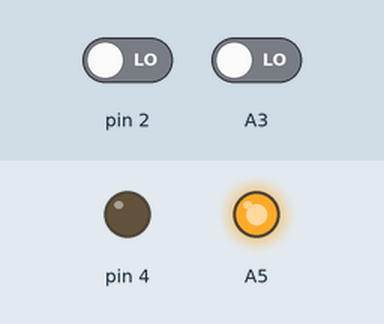
Simulated run of this program. Board: Arduino Nano, built with avr-gcc and run on an emulated ATmega328P. Shown: output pins drawn as LEDs (lit = HIGH). Inputs (shaded band) come from the test bench; at power-on: pin 2 LOW, A3 LOW.

Above: at 1.02 s.
1.3 s: pin 2 driven HIGH
4.3 s: pin 2 driven LOW
At 7.06 s:
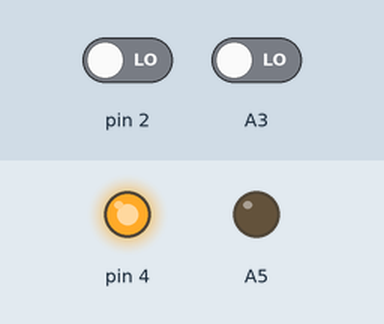
7.3 s: A3 driven HIGH
Timing chart, 0 to 10.8 s (numbered marks = the images above; inputs shaded):
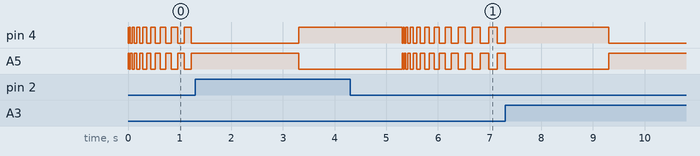

Measured:
- after the input at 4.3 s, pin 4: HIGH → LOW after 1.0 s, then repeats every 0.06 s: HIGH 0.02 s, LOW 0.03 s; A5: LOW → HIGH after 1.0 s, then repeats every 0.06 s: LOW 0.02 s, HIGH 0.03 s

The program:

main.cpp
```cpp
#include <Arduino.h>
#include "Player.h"

uint16_t toggle_delay = 0;

enum class State : uint8_t { RESET, GET_READY, PLAY, STOP };

State state;

Player player1(A3,  A5);
Player player2(DD2, DD4);

void reset() {
    player1.lightOn();
    player2.lightOff();
    toggle_delay = 0;
    state = State::GET_READY;
}

void getReady() {

         if (player1.pressed()) { player1.lightOff(); player2.lightOn(); state = State::STOP; }
    else if (player2.pressed()) { player2.lightOff(); player1.lightOn(); state = State::STOP; }

    static bool     off     = false;
    static bool     flashed = false;
    static uint32_t last    = millis();
           uint32_t now     = millis();

    if (toggle_delay < 224) {

        if (now - last < toggle_delay) return;

        player1.toggle();
        player2.toggle();
        toggle_delay += 8;
        last = now;
        return;

    }

    if (now - last < toggle_delay) {
        if (!off) {
            player1.lightOff();
            player2.lightOff();
            off     = true;
            flashed = false;
        }
        return;
    }

    if (now - last < toggle_delay + 50) {
        if (!flashed) {
            player1.lightOn();
            player2.lightOn();
            flashed = true;
        }
        return;
    }

    player1.lightOff();
    player2.lightOff();
    off   = false;
    state = State::PLAY;

}

void play() {

         if (player1.pressed()) { player1.lightOn(); state = State::STOP; }
    else if (player2.pressed()) { player2.lightOn(); state = State::STOP; }

}

void stop() { delay(2000); state = State::RESET; }

void setup() { state = State::RESET; }

void loop() {

    player1.read();
    player2.read();

    switch (state) {

        case State::RESET:     reset();    break;
        case State::GET_READY: getReady(); break;
        case State::PLAY:      play();     break;
        case State::STOP:      stop();

    }

}
```

Player.cpp
```cpp
#include "Player.h"

Player::Player(uint8_t const btn_pin, uint8_t const led_pin)
: btn_pin(btn_pin)
, led_pin(led_pin)
, btn_state(LOW)
, led_state(LOW)
{
    pinMode(btn_pin, INPUT);
    pinMode(led_pin, OUTPUT);
}

void Player::read()    { btn_state = digitalRead(btn_pin); }
bool Player::pressed() { return btn_state == HIGH;         }

void Player::light(uint8_t const level) { digitalWrite(led_pin, led_state = level); }
void Player::lightOn()                  { light(HIGH);                              }
void Player::lightOff()                 { light(LOW);                               }
void Player::toggle()                   { light(!led_state & 0x1);                  }
```

Player.h
```cpp
#pragma once

#include <Arduino.h>

class Player {

    public:

        Player(uint8_t const btn_pin, uint8_t const led_pin);

        void read();
        bool pressed();

        void lightOn();
        void lightOff();
        void toggle();

    private:

        uint8_t btn_pin;
        uint8_t led_pin;
        uint8_t btn_state;
        uint8_t led_state;

        void light(uint8_t const level);

};
```
